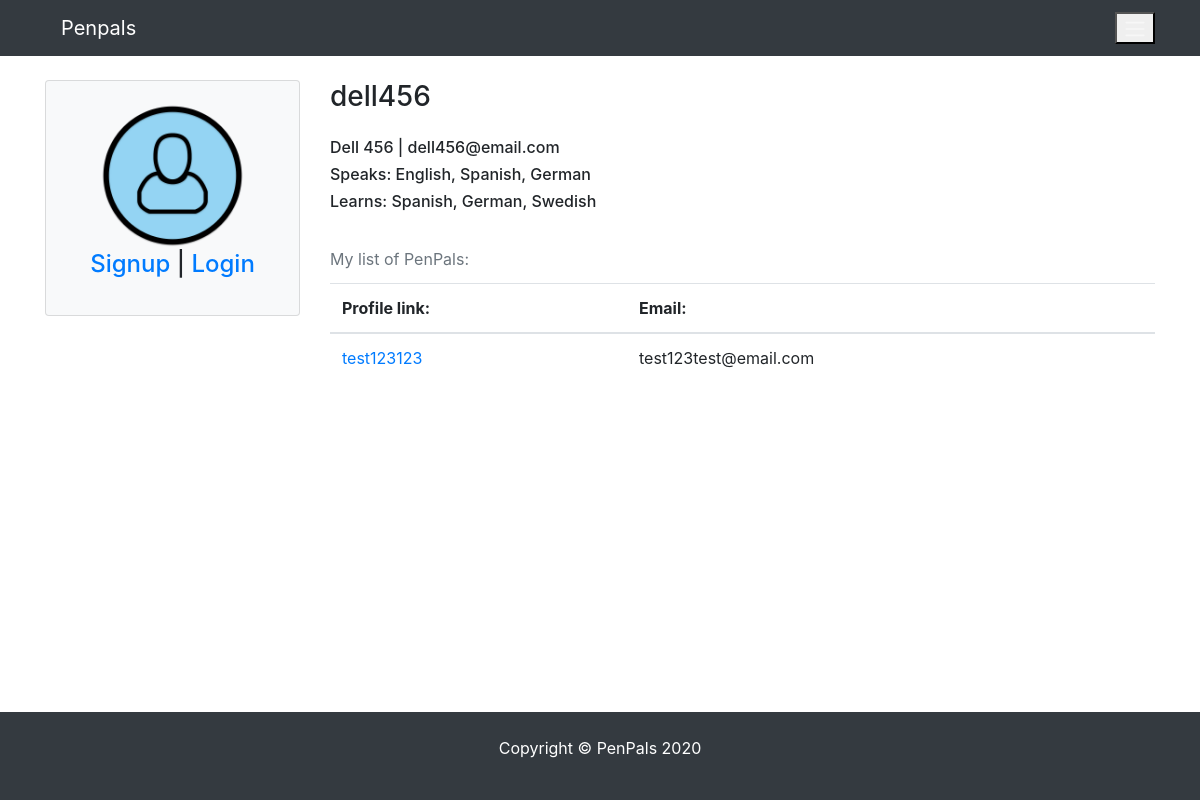
The app's page /profile/14, older data.
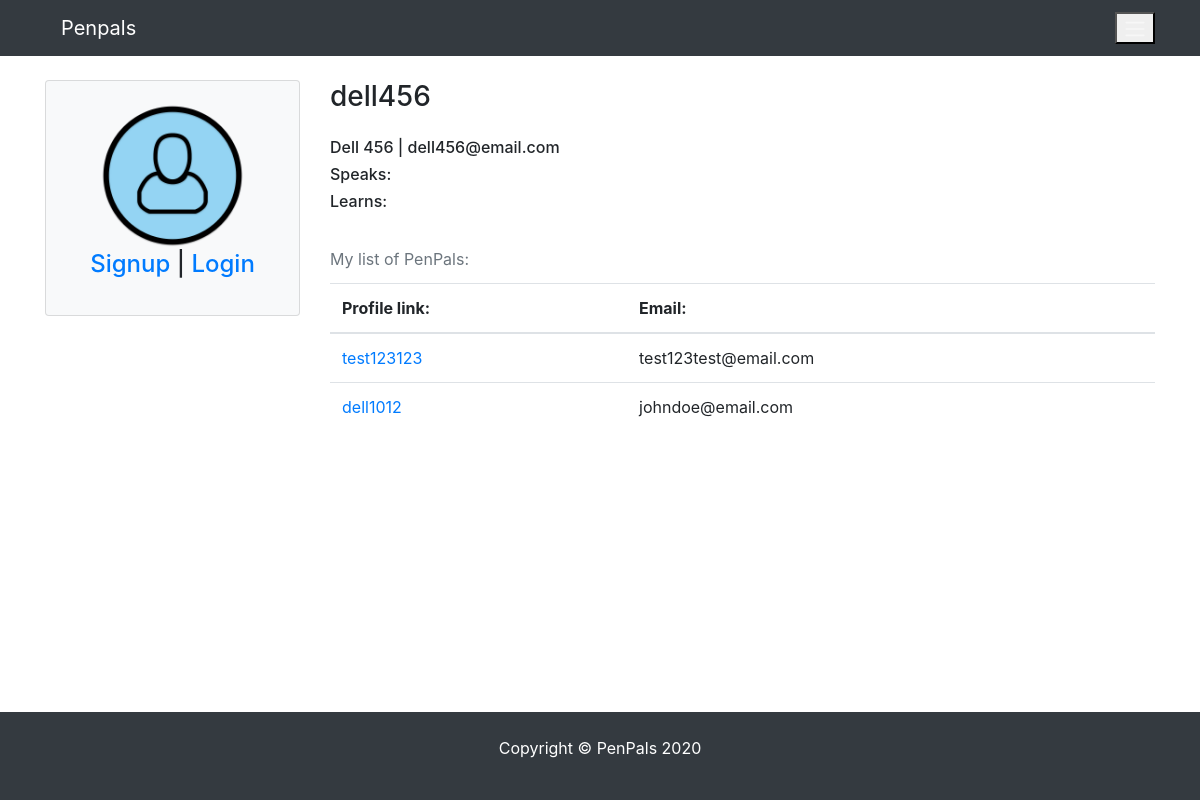
The same page, newer data.
### pages/models.py (models this page shows, shortened)
class Profile(models.Model):
    user = models.OneToOneField(
        User, blank=True, null=True, on_delete=models.CASCADE)
    first = models.CharField(max_length=200, blank=True, null=True)
    last = models.CharField(max_length=200, blank=True, null=True)
    photo = models.ImageField(
        default='user.png', upload_to='photos/%y/%m',  blank=True, null=True)
    friends = models.ManyToManyField('self', blank=True)
    speaks = models.CharField(max_length=200, blank=True, null=True)
    learns = models.CharField(max_length=200, blank=True, null=True)
    def __init__(self, *args, **kwargs):
         super(Profile, self).__init__(*args, **kwargs)
         self.speaks = from_value_to_label(self.speaks)
         self.learns = from_value_to_label(self.learns)
    def __str__(self):
        return str(self.user)
    class Meta:
        ordering = ['-id']

### pages/views.py (the view, shortened to what this page needs)
# urls.py: path('profile/<int:profile_id>', ProfileView.as_view(), name="profile"),
class ProfileView(SuccessMessageMixin, DetailView):
    template_name = 'pages/profile.html'
    form_class = ProfileViewForm
    context_object_name = 'profile'
    model = Profile
    friends = Profile.objects.none()
    instance = Profile.objects.none()
    def get_object(self):
        self.instance = Profile.objects.get(id=self.kwargs['profile_id'])  # self.request.user.profile.id)
        self.friends = FriendRequest.objects.filter(to_profile = self.instance)
        return self.instance
    def get_context_data(self, **kwargs):
        self.friends = self.instance.friends.all()
        received_requests = FriendRequest.objects.filter(to_profile = self.instance)
        button_friend_text = ""
        if self.request.user.is_authenticated:
            if self.request.user.profile not in self.friends:
                button_friend_text = "not_friend_yet"
                if len(FriendRequest.objects.filter(from_profile = self.request.user.profile).filter(to_profile=self.instance))==1:
                    button_friend_text = "request_sent"
        print("get_context_data 1: ", self.friends, received_requests)
        self.context_data = {
            'profile': self.instance,
            'friends': self.friends,
            'received_requests': received_requests,
            'button_friend_text': button_friend_text,
        }
        return self.context_data

### pages/utils.py (called while the page is built)
def from_value_to_label(field):
    if field is not None:
        list_of_labels = [label for value, label in LANGUAGE_CHOICES if str(value) in field]
        return ", ".join(list_of_labels)  # list_of_labels  #ast.literal_eval(field)  # [int(i) for i in field.replace('[','').replace(']','').replace(',','').replace("'",'').split(" ")] # list_of_labels #
    return field

### pages/templates/pages/profile.html (shortened to what this page needs)
{% extends 'pages/base.html' %}
{% block content %}
<div class="row">
  {% include 'pages/partials/_sidebar.html' %}
  <div class="col-md-9 col-sm-12">
    <h3>{{profile.user}}</h3>
    <div class="my-4">
        <h6>{{profile.first}} {{profile.last}} | {{profile.user.email}}</h6>
        <h6>Speaks: {{profile.speaks}}</h6>
        <h6>Learns: {{profile.learns}}</h6>
    </div>
    {% if friends %}
      <div class="table-responsive">
        <table class="table">
          <caption>My list of PenPals:</caption>
          <thead>
            <tr>
              <th>Profile link:</th>
              <th>Email:</th>
            </tr>
          </thead>
            <tbody>
              {% for friend_profile in friends %}
                <tr>
                  <td><a href="{% url 'pages:profile' friend_profile.id %}">{{friend_profile}}</a></td>
                  <td>{{friend_profile.user.email}}</td>
                </tr>
              {% endfor %}
            </tbody>
        </table>
      </div>
    {% endif %}
  </div>
</div>
{% endblock content %}

### pages/templates/pages/partials/_sidebar.html (shortened to what this page needs)
<div class="col-lg-3 col-md-3 col-sm-6 mx-auto">
    <div class="card bg-light mw-30rem">
        <div class="card-body text-center">
            <h4 class="card-title">
                {% if profile.photo %}
                    <img src="{{profile.photo.url}}" alt="profile photo url" class="card-img-top mx-auto rounded-circle">
                {% else %}
                    <img src="https://placehold.it/200x200" alt="profile photo url" class="card-img-top mx-auto rounded-circle">
                {% endif %}
                {% if request.user == profile.user %}
                <p>Welcome to PenPals, {{profile.user}}</p>
                <p><a href="{% url 'logout' %}">Logout</a></p>
                {% elif request.user.is_anonymous %}
                    <p><a href="{% url 'pages:signup' %}">Signup</a> | <a href="{% url 'login' %}">Login</a></p>
                {% endif %}
            </h4>
        </div>
    </div>
</div>

Row changes from the older to the newer data that the page shows:
changed Profile "Dell": speaks "English, Spanish, German" → (not shown); learns "Spanish, German, Swedish" → (not shown)
now on this page (row unchanged): Profile: user.username "dell1012", user.email "johndoe@email.com"
